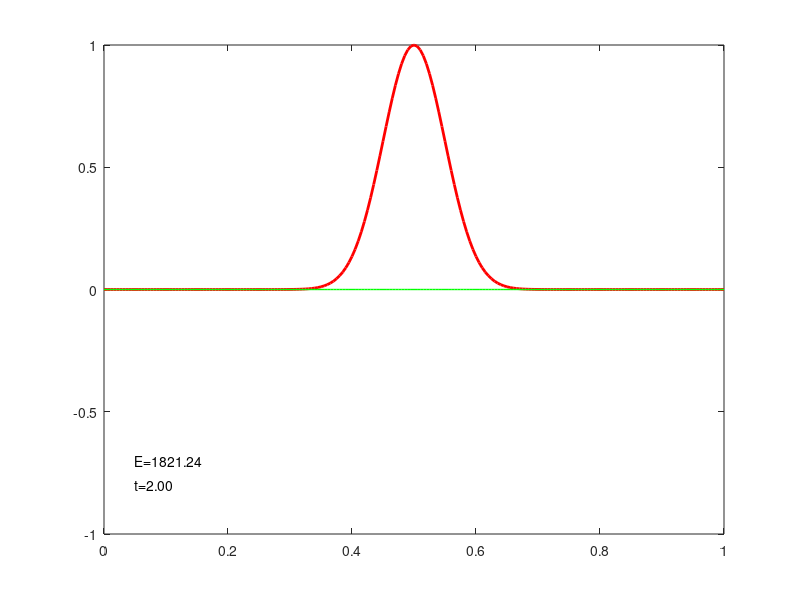
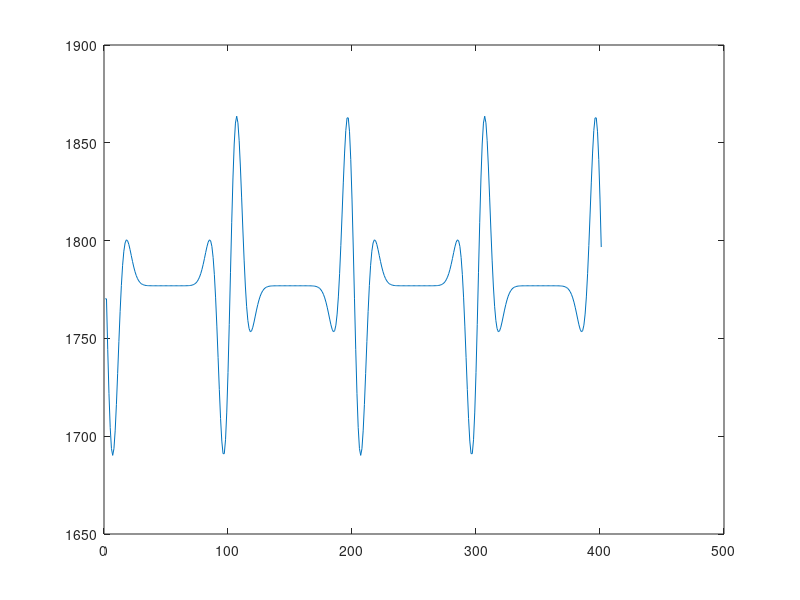
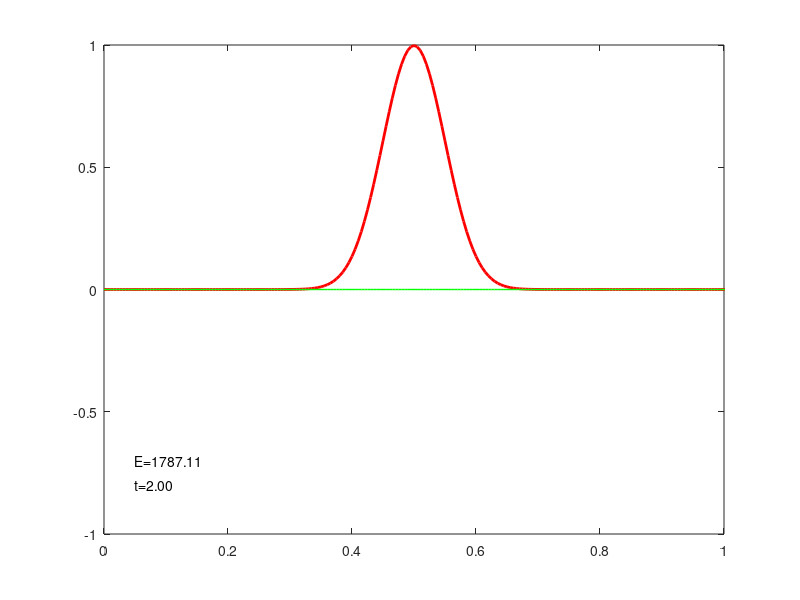
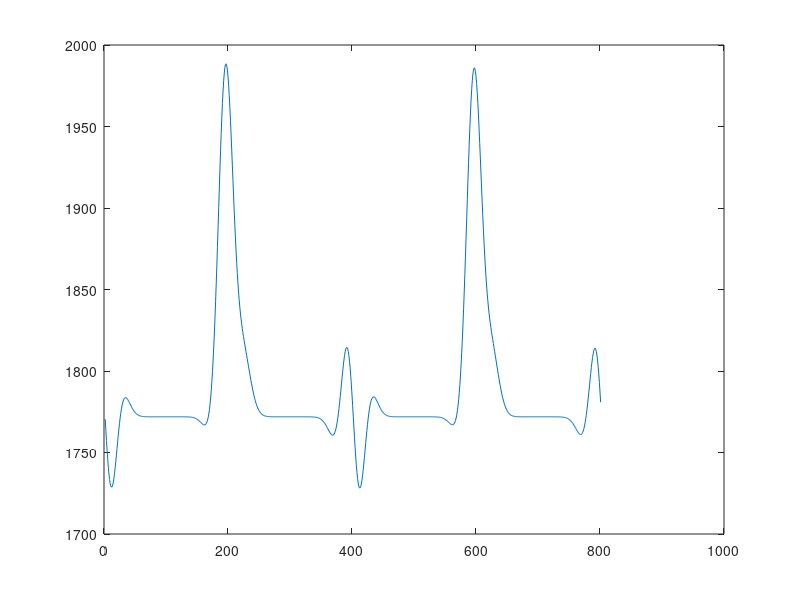

MATLAB code to generate these figures, in order: (Note: this script raises an error after producing the figures.)
%% ----------- DIRICHLET RV --------------

clear;
L = 1;
N = 200; % antal intervall
T = 2; % sluttid
dx = 1/N; % steglängd i rummet
dt = dx; % tidssteg, tänk på stabilitetsvillkoren
M = round(T/dt); % antal tidsteg
c = 1; % våghastighet


% allokering av minne
q = zeros(N-1,M+1); % q(n,m) lösningens värde vid tid (m-1)*dt i position n*dx
p = zeros(N-1,M+1); % p=q'
%A = zeros(N-1,N-1); % Au är differensapproximation av d^2 u/dx^2
x = dx*(1:N-1)'; % x(n) är n*dx
E = zeros(1,M+1); % Energi
y = zeros(N-1,M+1); % d-lamberts lösning

%Skapa matrisen A
A = sparse( ...
    diag(ones(1,N-1)*(-2)/dx^2)+...
    diag(ones(1,N-2)/dx^2, 1)+...
    diag(ones(1,N-2)/dx^2, -1)...
    );


%Sätt begynnelsedata för q, p, E
g = @(x) exp(-200*(x-0.5).^2);
for i = 1:N-1
    q(i,1) = g(x(i));
end
% p är noll initialt.
E(1) = - 1/2 * dot(q(:,1), c^2*A*q(:,1));




% Sätt upp film
nframe = M+1; % kommando för film
mov(1:nframe)= struct('cdata',[],'colormap',[]);
figure;
plot(x, q(:,1), 'r', 'Linewidth', 1); hold on; %Plot vid tiden t=0.
axis([0 1 -1 1])
set(gca, 'nextplot', 'replacechildren')
drawnow
mov(1) = getframe(gcf); %Första frame i filmen.


for j=1:M
    % Beräkna energi
    E(j+1) = 1/2 * dot(p(:,j), p(:,j)) - 1/2 * dot(q(:,j), c^2*A*q(:,j));

    % Beräkna p,q & d-lamberts lösnming y
    p(:,j+1) = p(:,j) + dt*c^2*A*q(:,j);
    q(:,j+1) = q(:,j) + dt*p(:,j+1);
    y(:,j) = 1/2 * g(x-c*dt*j) + 1/2 * g(x+c*dt*j);
    
    % Plotta lösningar
    X = [0;x;L]; U = [0;q(:,j);0]; Y = [0;y(:,j);0];
    plot(X, U, 'r', 'Linewidth', 2); hold on;
    plot(X, Y, "g", "LineWidth",1)

    % Skriv ut tidssteg och energi
    text(0.05,-0.8, sprintf('t=%.2f', dt*j))
    text(0.05,-0.7, sprintf("E=%.2f", E(j)))

    % Uppdatera bilder (idk these commands, karins kod...)
    set(gca, 'nextplot', 'replacechildren')
    drawnow
    mov(j+1) = getframe(gcf);
end

figure; plot(E);











%% ---------------- NEUMANN RV -------------------

clear;
L = 1;
N = 200; % antal intervall
T = 2; % sluttid
dx = 1/N; % steglängd i rummet
dt = dx/2.0; % tidssteg, tänk på stabilitetsvillkoren
M = round(T/dt); % antal tidsteg
c = 1; % våghastighet


% allokering av minne
q = zeros(N+1, M+1); % q(n,m) lösningens värde vid tid (m-1)*dt i position n*dx
p = zeros(N+1, M+1); % 
A = zeros(N+1, N+1); %
x = dx*(1:N+1)'; % x(n) är n*dx
E = zeros(1, M+1); % För att beräkna energin i varje tidssteg.
y = zeros(N+1, M+1); % d-lamberts lösning

%Skapa matrisen A
A = sparse( ...
    diag(ones(1,N+1)*(-2)/dx^2)+...
    diag(ones(1,N)/dx^2, 1)+...
    diag(ones(1,N)/dx^2, -1)...
    );

A(1,2) = 2/dx^2; % u'(x_0)=0
A(N+1,N) = 2/dx^2; % u'(x_N)=0


%Sätt begynnelsedata för q, p, E
g = @(x) exp(-200*(x-0.5).^2);
for i = 1:N+1
    q(i,1) = g(x(i));
end
% p är noll initialt.
E(1) = - 1/2 * dot(q(:,1), c^2*A*q(:,1));


% Sätt upp film
nframe = M+1; % kommando för film
mov(1:nframe)= struct('cdata',[],'colormap',[]);
figure;
plot(x, q(:,1), 'r', 'Linewidth', 1); hold on; %Plot vid tiden t=0.
axis([0 1 -1 1])
set(gca, 'nextplot', 'replacechildren')
drawnow
mov(1) = getframe(gcf); %Första frame i filmen.


for j=1:M
    % Beräkna energi
    E(j+1) = 1/2 * dot(p(:,j), p(:,j)) - 1/2 * dot(q(:,j), c^2*A*q(:,j));

    % Beräkna p,q & d-lamberts lösnming y
    p(:,j+1) = p(:,j) + dt*c^2*A*q(:,j);
    q(:,j+1) = q(:,j) + dt*p(:,j+1);
    y(:,j) = 1/2 * g(x-c*dt*j) + 1/2 * g(x+c*dt*j);
    
    % Plotta lösningar
    X = [0;x;L]; U = [0;q(:,j);0]; Y = [0;y(:,j);0];
    plot(X, U, 'r', 'Linewidth', 2); hold on;
    plot(X, Y, "g", "LineWidth",1)

    % Skriv ut tidssteg och energi
    text(0.05,-0.8, sprintf('t=%.2f', dt*j))
    text(0.05,-0.7, sprintf("E=%.2f", E(j)))
    
    % Uppdatera bilder (idk these commands, karins kod...)
    set(gca, 'nextplot', 'replacechildren')
    drawnow
    mov(j+1) = getframe(gcf);
end

figure; plot((1:801)',E);










%% --------------- PLOT FÖR SKOJS SKULL ---------------
clear;
% Rumsparametrar
a = 0; b = 1;
N = 100;
dx = (b-a)/N;
c = 1;

% Matrisen
A = diag(ones(1,N-1)*(-2/dx^2))+...
    diag(ones(1,N-2)/dx^2, 1)+...
    diag(ones(1,N-2)/dx^2, -1);

A = sparse(A);

% tidparametrar
T = 2;
M = 10000;
dt = T/M;

% Minne
q = zeros(N-1, M+1); % motsvarar u-hatt
p = zeros(N-1, M+1); % motsvarar d u-hatt / dt

% Begynnelsevärden
g = @(x) exp(-200*(x-0.5)^2); 
for i = 1:N-1
    q(i,1) = g(dx*i);
end

for j = 1:M
    p(:,j+1) = p(:,j) + dt * c^2*A*q(:,j);
    q(:,j+1) = q(:,j) + dt * p(:,j+1);
end


% Define your data
x = (1:N-1)/N;              % Rows correspond to x
y = (0:M)/M;              % Columns correspond to y

% Create a grid
[Y, X] = meshgrid(y, x); 

% Plot
figure;
surf(X, Y, q,"EdgeColor","texturemap");
xlabel('Position');
ylabel('Time');
zlabel('q : Wave amplitude');